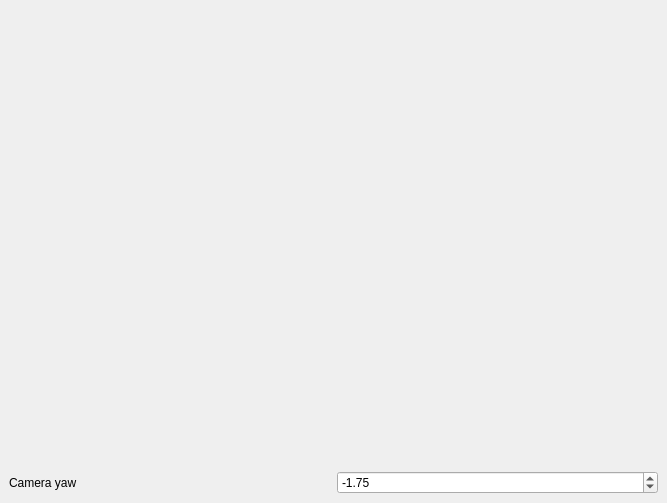
<?xml version="1.0" encoding="UTF-8"?>
<ui version="4.0">
 <class>MainWindowCamera</class>
 <widget class="QMainWindow" name="MainWindowCamera">
  <property name="geometry">
   <rect>
    <x>0</x>
    <y>0</y>
    <width>667</width>
    <height>503</height>
   </rect>
  </property>
  <property name="windowTitle">
   <string>Simox - VirtualRobot - Show Robot</string>
  </property>
  <widget class="QWidget" name="centralwidget">
   <layout class="QGridLayout" name="gridLayout">
    <item row="1" column="1">
     <widget class="QDoubleSpinBox" name="doubleSpinBoxCamYaw">
      <property name="minimum">
       <double>-3.150000000000000</double>
      </property>
      <property name="maximum">
       <double>3.150000000000000</double>
      </property>
      <property name="singleStep">
       <double>0.010000000000000</double>
      </property>
      <property name="value">
       <double>-1.750000000000000</double>
      </property>
     </widget>
    </item>
    <item row="1" column="0">
     <widget class="QLabel" name="label">
      <property name="text">
       <string>Camera yaw</string>
      </property>
     </widget>
    </item>
    <item row="0" column="0" colspan="2">
     <widget class="QLabel" name="labelImg">
      <property name="text">
       <string/>
      </property>
     </widget>
    </item>
   </layout>
  </widget>
 </widget>
 <resources/>
 <connections/>
</ui>
